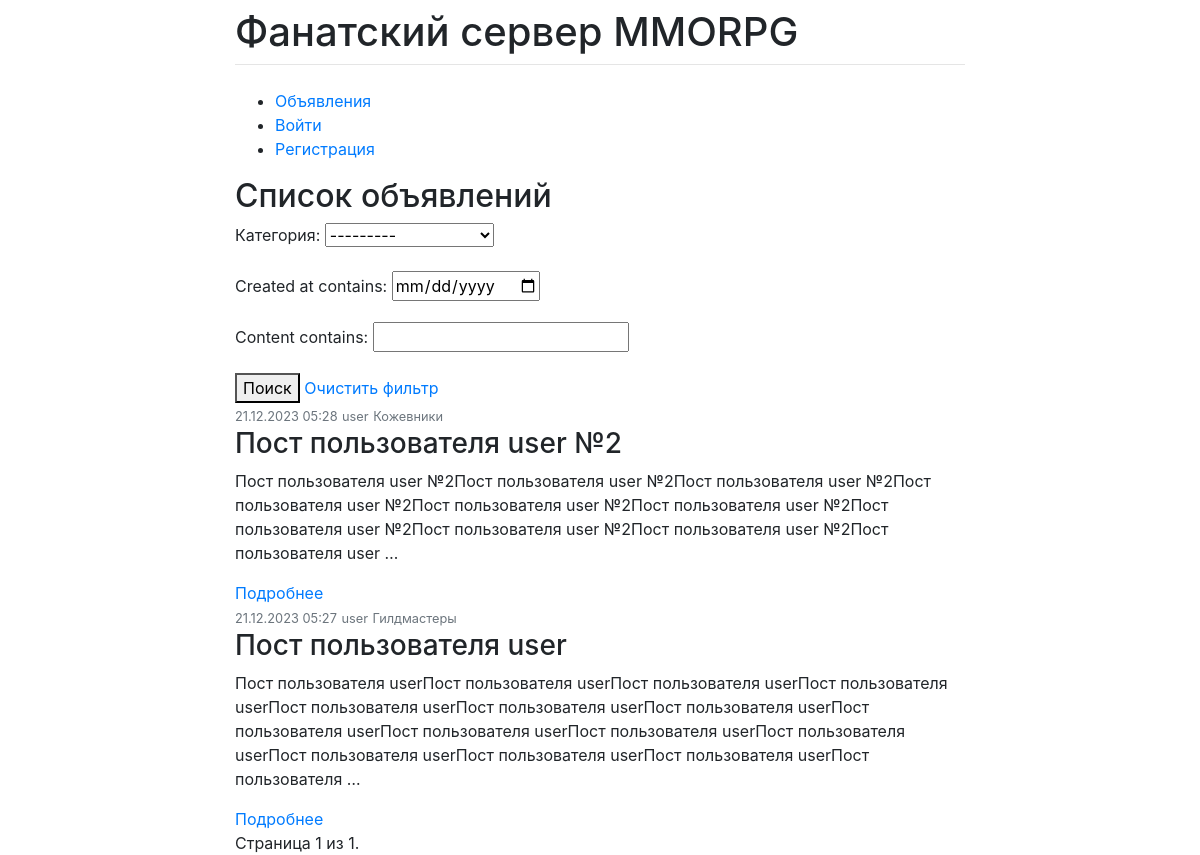
The app's page /, older data.
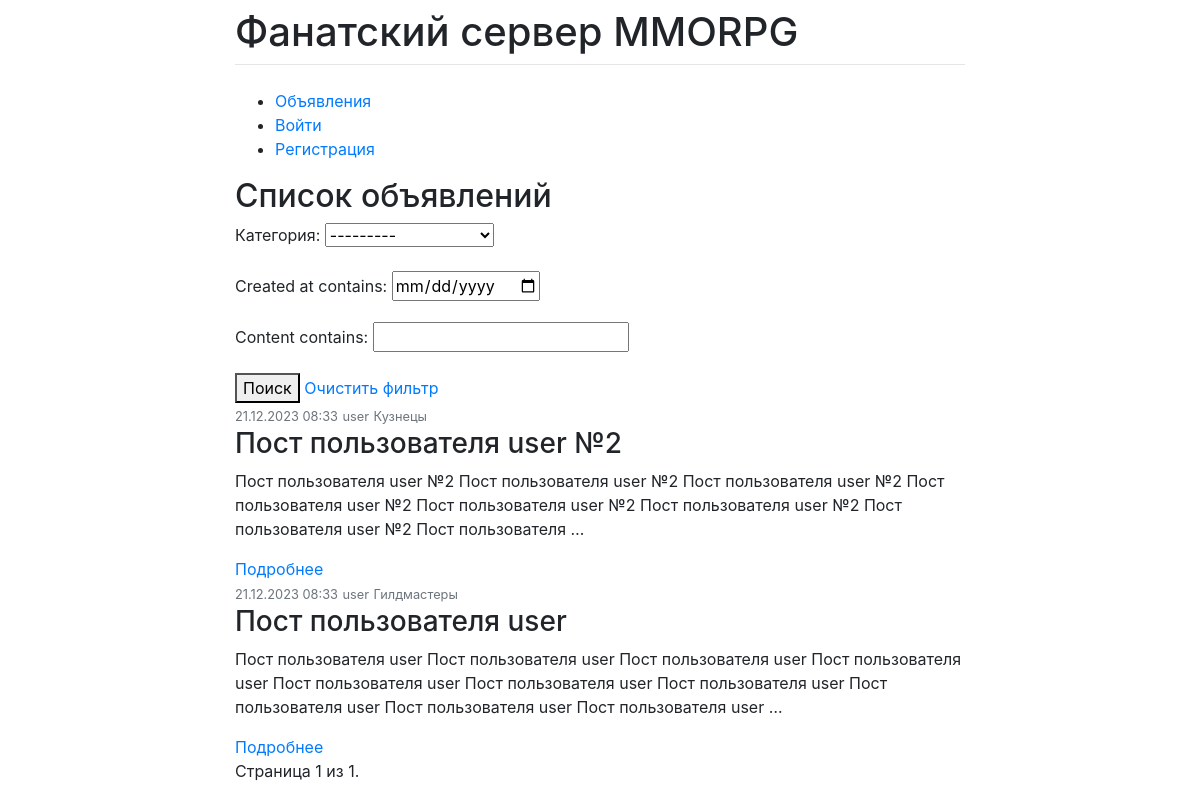
The same page, newer data.
### guild/models.py (models this page shows, shortened)
class Post(models.Model):
    author = models.ForeignKey(Profile, on_delete=models.CASCADE)
    title = models.CharField(max_length=255)
    content = models.TextField()
    category = models.ForeignKey(Category, on_delete=models.CASCADE)
    created_at = models.DateTimeField(auto_now_add=True)
    updated_at = models.DateTimeField(auto_now=True)
    image = models.ImageField(upload_to='images/', null=True, blank=True)

class Profile(models.Model):
    user = models.OneToOneField(User, on_delete=models.CASCADE)
    email_confirmed = models.BooleanField(default=False)
    avatar = models.ImageField(upload_to='images/', null=True, blank=True)
    BIO_CHOICES = [
        ('F', 'Female'),
        ('M', 'Male'),
    ]
    bio = models.CharField(max_length=1, choices=BIO_CHOICES, default='M')
    one_time_password = models.CharField(max_length=10, null=True, blank=True)

class Category(models.Model):
    name = models.CharField(max_length=100)
    subscribes = models.ManyToManyField(Profile, related_name='categories', through='Subscription')
    is_active = models.BooleanField(default=True)
    def __str__(self):
        return self.name.title()

### guild/views.py (the view, shortened to what this page needs)
# urls.py: path('', PostListView.as_view(), name='post-list'),
class PostListView(ListView, FilterView):
    model = Post
    ordering = '-created_at'
    context_object_name = 'posts'
    template_name = 'post_list.html'
    paginate_by = 10  # Количество объявлений на странице
    filterset_class = PostFilter
    def get_context_data(self, **kwargs):
        context = super().get_context_data(**kwargs)
        paginator = Paginator(self.get_queryset(), self.paginate_by)
        page = self.request.GET.get('page')
        posts = paginator.get_page(page)
        context['filterset'] = self.filterset
        context['posts'] = posts
        context['filter'] = PostFilter(self.request.GET, queryset=self.get_queryset())
        context['current_time'] = timezone.localtime(timezone.now())
        context['timezones'] = pytz.common_timezones
        return context
    def get_queryset(self):
        queryset = super().get_queryset()
        self.filterset = PostFilter(self.request.GET, queryset)
        return self.filterset.qs

### templates/post_list.html (shortened to what this page needs)
{% extends 'flatpages/base.html' %}
{% load crispy_forms_tags %}
{% block content %}
    <h2>Список объявлений</h2>
    <form method="get">
        {{ filter.form.as_p }}
        <button type="submit">Поиск</button>
        <a href="{% url 'post-list' %}">Очистить фильтр</a>
    </form>
    {% for post in posts %}
        <div class="post">
            <small class="text-muted">{{ post.created_at|date:'d.m.Y H:i' }}</small>
            <small class="text-muted">{{ post.author.user }}</small>
            <small class="text-muted">{{ post.category.name }}</small><br>
            <h3>{{ post.title }}</h3>
            <p>{{ post.content|truncatewords:30 }}</p>
            <a href="{% url 'post-detail' pk=post.pk %}">Подробнее</a>
        </div>
    {% endfor %}
    <div class="pagination">
    <span class="step-links">
        <span class="current">
            Страница {{ posts.number }} из {{ posts.paginator.num_pages }}.
        </span>
    </span>
    </div>
{% endblock %}

### templates/flatpages/base.html (shortened to what this page needs)
<!DOCTYPE html>
<html lang="ru">
<head>
    <link rel="stylesheet" href="https://stackpath.bootstrapcdn.com/bootstrap/4.1.3/css/bootstrap.min.css"
>
</head>
<body>
<div class="container">
    <div class="row justify-content-center">
        <div class="col-8">
            <h1 class="mt-2">Фанатский сервер MMORPG</h1>
            <hr class="mt-0 mb-4">
            <header>
                <nav>
                    <ul>
                        <li><a href="{% url 'post-list' %}">Объявления</a></li>
                        {% if user.is_authenticated %}
                            <li><a href="{% url 'post-create' %}">Создать объявление</a></li>
                            <li><a href="{% url 'profile' pk=user.profile.pk %}">Мой профиль</a></li>
                            <li><a href="{% url 'response-moderation' %}">Модерация отзывов</a></li>
                            <li><a href="{% url 'logout' %}">Выйти</a></li>
                        {% else %}
                            <li><a href="{% url 'login' %}">Войти</a></li>
                            <li><a href="{% url 'register' %}">Регистрация</a></li>
                        {% endif %}
                    </ul>
                </nav>
            </header>
            <main>
                {% block content %}{% endblock %}
            </main>
        </div>
    </div>
</div>
</body>
</html>

Row changes from the older to the newer data that the page shows:
removed Post: created_at "21.12.2023 05:28", author.user "user", category.name "Кожевники", title "Пост пользователя user №2", content "Пост пользователя user №2Пост пользователя user №2Пост пользователя user №2Пост пользователя user №2Пост пользователя user №2Пост пользователя user №2Пост пользователя user №2Пост пользователя user №2Пост пользователя user №2Пост пользователя user …"
removed Post: created_at "21.12.2023 05:27", author.user "user", category.name "Гилдмастеры", title "Пост пользователя user", content "Пост пользователя userПост пользователя userПост пользователя userПост пользователя userПост пользователя userПост пользователя userПост пользователя userПост пользователя userПост пользователя userПост пользователя userПост пользователя userПост пользователя userПост пользователя userПост пользователя userПост пользователя …"
added Post: created_at "21.12.2023 08:33", author.user "user", category.name "Кузнецы", title "Пост пользователя user №2", content "Пост пользователя user №2 Пост пользователя user №2 Пост пользователя user №2 Пост пользователя user №2 Пост пользователя user №2 Пост пользователя user №2 Пост пользователя user №2 Пост пользователя …"
added Post: created_at "21.12.2023 08:33", author.user "user", category.name "Гилдмастеры", title "Пост пользователя user", content "Пост пользователя user Пост пользователя user Пост пользователя user Пост пользователя user Пост пользователя user Пост пользователя user Пост пользователя user Пост пользователя user Пост пользователя user Пост пользователя user …"
